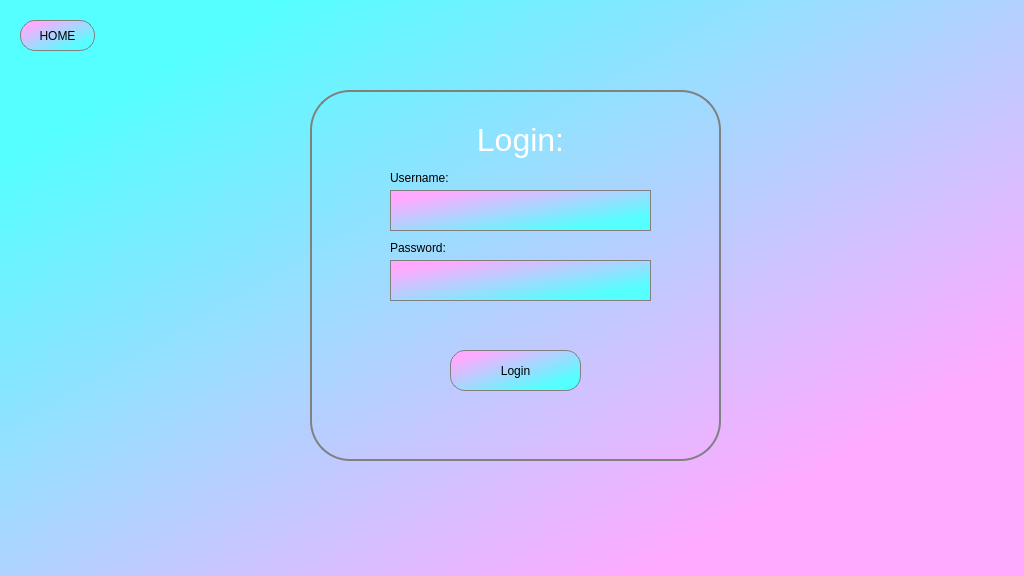
<?xml version="1.0" encoding="UTF-8"?>
<ui version="4.0">
 <class>Dialog</class>
 <widget class="QDialog" name="Dialog">
  <property name="geometry">
   <rect>
    <x>0</x>
    <y>0</y>
    <width>1024</width>
    <height>576</height>
   </rect>
  </property>
  <property name="windowTitle">
   <string>Dialog</string>
  </property>
  <widget class="QWidget" name="widget" native="true">
   <property name="geometry">
    <rect>
     <x>0</x>
     <y>0</y>
     <width>1024</width>
     <height>576</height>
    </rect>
   </property>
   <property name="maximumSize">
    <size>
     <width>1101</width>
     <height>771</height>
    </size>
   </property>
   <property name="styleSheet">
    <string notr="true">QWidget#widget{
background-color:qlineargradient(spread:pad, x1:0.108, y1:0.170455, x2:0.795, y2:0.835, stop:0 rgba(85, 255, 255, 255), stop:0.994318 rgba(255, 170, 255, 255));}</string>
   </property>
   <widget class="QPushButton" name="Button_home">
    <property name="geometry">
     <rect>
      <x>20</x>
      <y>20</y>
      <width>75</width>
      <height>31</height>
     </rect>
    </property>
    <property name="styleSheet">
     <string notr="true">font: 10pt &quot;Mongolian Baiti&quot;;
border-style: outset;
border-width: 3px;
border-radius: 15px;
border: 1px solid grey;
padding: 6px;
background-color:qlineargradient(spread:pad, x1:0.108, y1:0.170455, x2:0.795, y2:0.835, stop:0 rgba(255, 170, 255, 255), stop:1 rgba(85, 255, 255, 255));</string>
    </property>
    <property name="text">
     <string>HOME</string>
    </property>
   </widget>
   <widget class="QFrame" name="frame">
    <property name="geometry">
     <rect>
      <x>310</x>
      <y>90</y>
      <width>411</width>
      <height>371</height>
     </rect>
    </property>
    <property name="styleSheet">
     <string notr="true">QFrame#frame{border: 2px solid grey;
border-radius:40px}</string>
    </property>
    <property name="frameShape">
     <enum>QFrame::StyledPanel</enum>
    </property>
    <property name="frameShadow">
     <enum>QFrame::Raised</enum>
    </property>
    <widget class="QLabel" name="label_login">
     <property name="geometry">
      <rect>
       <x>-300</x>
       <y>0</y>
       <width>1021</width>
       <height>101</height>
      </rect>
     </property>
     <property name="styleSheet">
      <string notr="true">font: 75 italic 16pt &quot;Rubik&quot;;
background-color: rgba(0,0,0,0%);
color:white;
outline:2px black;
</string>
     </property>
     <property name="text">
      <string>&lt;html&gt;&lt;head/&gt;&lt;body&gt;&lt;p align=&quot;center&quot;&gt;&lt;span style=&quot; font-size:24pt;&quot;&gt;Login:&lt;/span&gt;&lt;/p&gt;&lt;/body&gt;&lt;/html&gt;</string>
     </property>
    </widget>
    <widget class="QLabel" name="label_username">
     <property name="geometry">
      <rect>
       <x>80</x>
       <y>80</y>
       <width>71</width>
       <height>16</height>
      </rect>
     </property>
     <property name="styleSheet">
      <string notr="true">font: 12pt &quot;Mongolian Baiti&quot;;
background-color: rgba(0,0,0,0%);
color:black;
outline:2px black;
</string>
     </property>
     <property name="text">
      <string>Username:</string>
     </property>
    </widget>
    <widget class="QLineEdit" name="lineEdit_username">
     <property name="geometry">
      <rect>
       <x>80</x>
       <y>100</y>
       <width>261</width>
       <height>41</height>
      </rect>
     </property>
     <property name="styleSheet">
      <string notr="true">font: 12pt &quot;Mongolian Baiti&quot;;
border-style: outset;
border-width: 3px;
padding: 6px;
border: 1px solid grey;
background-color:qlineargradient(spread:pad, x1:0.108, y1:0.170455, x2:0.795, y2:0.835, stop:0 rgba(255, 170, 255, 255), stop:1 rgba(85, 255, 255, 255))</string>
     </property>
     <property name="text">
      <string/>
     </property>
    </widget>
    <widget class="QLabel" name="label_password">
     <property name="geometry">
      <rect>
       <x>80</x>
       <y>150</y>
       <width>71</width>
       <height>16</height>
      </rect>
     </property>
     <property name="styleSheet">
      <string notr="true">font: 12pt &quot;Mongolian Baiti&quot;;
background-color: rgba(0,0,0,0%);
color:black;
outline:2px black;</string>
     </property>
     <property name="text">
      <string>Password:</string>
     </property>
    </widget>
    <widget class="QLineEdit" name="lineEdit_password">
     <property name="geometry">
      <rect>
       <x>80</x>
       <y>170</y>
       <width>261</width>
       <height>41</height>
      </rect>
     </property>
     <property name="styleSheet">
      <string notr="true">font: 12pt &quot;Mongolian Baiti&quot;;
border-style: outset;
border-width: 3px;
padding: 6px;
border: 1px solid grey;
background-color:qlineargradient(spread:pad, x1:0.108, y1:0.170455, x2:0.795, y2:0.835, stop:0 rgba(255, 170, 255, 255), stop:1 rgba(85, 255, 255, 255))</string>
     </property>
    </widget>
    <widget class="QLabel" name="label_notification">
     <property name="geometry">
      <rect>
       <x>80</x>
       <y>220</y>
       <width>261</width>
       <height>20</height>
      </rect>
     </property>
     <property name="styleSheet">
      <string notr="true">font: 12pt &quot;Mongolian Baiti&quot;;
background-color: rgba(0,0,0,0%);
color:black;
outline:2px black;
</string>
     </property>
     <property name="text">
      <string/>
     </property>
    </widget>
    <widget class="QPushButton" name="Button_login">
     <property name="geometry">
      <rect>
       <x>140</x>
       <y>260</y>
       <width>131</width>
       <height>41</height>
      </rect>
     </property>
     <property name="styleSheet">
      <string notr="true">font: 12pt &quot;Mongolian Baiti&quot;;
border-style: outset;
border-width: 3px;
border-radius: 15px;
border: 1px solid grey;
padding: 6px;
background-color:qlineargradient(spread:pad, x1:0.108, y1:0.170455, x2:0.795, y2:0.835, stop:0 rgba(255, 170, 255, 255), stop:1 rgba(85, 255, 255, 255));</string>
     </property>
     <property name="text">
      <string>Login</string>
     </property>
    </widget>
   </widget>
   <zorder>frame</zorder>
   <zorder>Button_home</zorder>
  </widget>
 </widget>
 <resources/>
 <connections/>
</ui>
